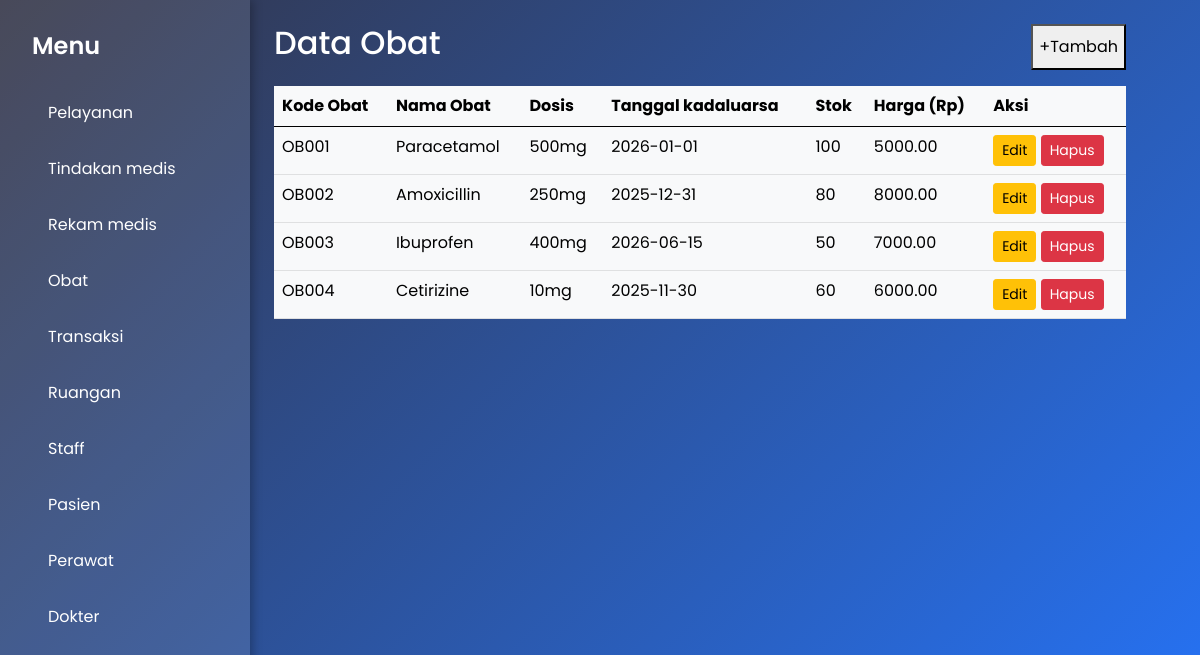
/obat.php, run on the app's committed database.
### tables this page shows
CREATE TABLE `obat` (
  `kode_obat` varchar(10) NOT NULL,
  `nama_obat` varchar(100) NOT NULL,
  `dosis` varchar(50) NOT NULL,
  `stok` int(11) NOT NULL,
  `tanggal_kadaluarsa` date NOT NULL,
  `harga` decimal(10,2) NOT NULL
);

### obat.php (the view, shortened to what this page needs)
<?php
include("koneksi.php");
$query = 'SELECT * FROM obat;';
$result = mysqli_query($koneksi, $query);
include 'layouts/header.php';
?>
<body>
  <div class="sidebar">
   <h2>Menu</h2>
    <div class="menu-item" onclick="window.location.href='pelayanan.php'">Pelayanan</div>
    <div class="menu-item" onclick="window.location.href='tindakanmedis.php'">Tindakan medis</div>
    <div class="menu-item" onclick="window.location.href='rekammedis.php'">Rekam medis</div>
    <div class="menu-item" onclick="window.location.href='obat.php'">Obat</div>
    <div class="menu-item" onclick="window.location.href='transaksi.php'">Transaksi</div>
    <div class="menu-item" onclick="window.location.href='ruangan.php'">Ruangan</div>
    <div class="menu-item" onclick="window.location.href='staff.php'">Staff</div>
    <div class="menu-item" onclick="window.location.href='pasien.php'">Pasien</div>
    <div class="menu-item" onclick="window.location.href='perawat.php'">Perawat</div>
    <div class="menu-item" onclick="window.location.href='dokter.php'">Dokter</div>
  </div>
<section class="p-4 ml-5 mr-5 w-75">
    <div class="d-flex flex-row justify-content-between">
        <h2>Data Obat</h2>
        <button onclick="openModal()">+Tambah</button>
    </div>
    <table class="table table-light mt-3">
        <thead>
            <tr>
                <th scope="col">Kode Obat</th>
                <th scope="col">Nama Obat</th>
                <th scope="col">Dosis</th>
                <th scope="col">Tanggal kadaluarsa</th>
                <th scope="col">Stok</th>
                <th scope="col">Harga (Rp)</th>
                <th scope="col">Aksi</th>
            </tr>
        </thead>
        <tbody>
            <?php while ($obat = mysqli_fetch_object($result)) { ?>
                <tr>
                    <td><?= $obat->kode_obat ?></td>
                    <td><?= $obat->nama_obat ?></td>
                    <td><?= $obat->dosis ?></td>
                    <td><?= $obat->tanggal_kadaluarsa ?></td>
                    <td><?= $obat->stok ?></td>
                    <td><?= $obat->harga ?></td>
                    <td>
                        <button class="btn btn-warning btn-sm" onclick="toggleEditForm('<?= $obat->kode_obat ?>')">Edit</button>
                        <button class="btn btn-danger btn-sm" onclick="openDeleteModal('<?= $obat->kode_obat ?>')">Hapus</button>
                    </td>
                </tr>
            <?php } ?>
        </tbody>
    </table>
</section>

### obat.php (style rules this page uses)
* { box-sizing: border-box; }
body { margin: 0; font-family: 'Poppins', sans-serif; display: flex; min-height: 100vh; background: linear-gradient(135deg, #333446 0%, #2575fc 100%); color: #fff; }
.sidebar { width: 250px; background: rgba(255, 255, 255, 0.1); padding: 2rem; box-shadow: 2px 0 10px rgba(0, 0, 0, 0.3); display: flex; flex-direction: column; align-items: flex-start; }
.sidebar h2 { margin-bottom: 1.5rem; font-weight: 600; font-size: 1.5rem; text-align: left; }
.menu-item { margin: 0.5rem 0; padding: 0.5rem 1rem; border-radius: 8px; cursor: pointer; transition: background 0.3s ease; width: 100%; text-align: left; }

### data on the page
obat: kode_obat "OB001", nama_obat "Paracetamol", dosis "500mg", tanggal_kadaluarsa "2026-01-01", stok "100", harga "5000.00"
obat: kode_obat "OB002", nama_obat "Amoxicillin", dosis "250mg", tanggal_kadaluarsa "2025-12-31", stok "80", harga "8000.00"
obat: kode_obat "OB003", nama_obat "Ibuprofen", dosis "400mg", tanggal_kadaluarsa "2026-06-15", stok "50", harga "7000.00"
obat: kode_obat "OB004", nama_obat "Cetirizine", dosis "10mg", tanggal_kadaluarsa "2025-11-30", stok "60", harga "6000.00"
